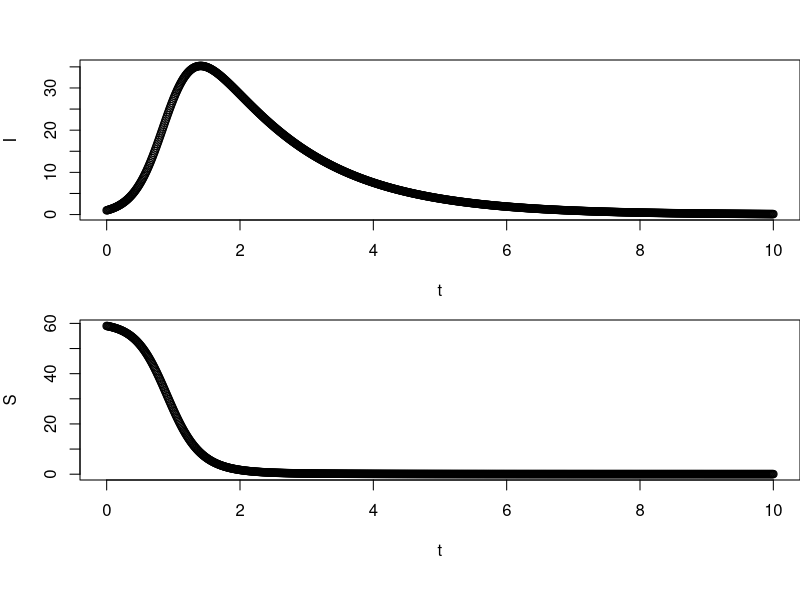

The R script that drew this image:
## ---- chunk 1
parameters <- c(
  beta = 5,
  gamma = 0.7,
  N = 60
)

initial <- c(
  S = 59,
  I = 1
)
## ---- chunk 2
library(deSolve)

state <- c(
  X = log(initial[["S"]]),
  Y = log(initial[["I"]])
)

Infection <- function(t, state, parameters) {
  with(as.list(c(state, parameters)),{
    dX <- -beta * exp(Y) / N
    dY <- beta * exp(X) / N - gamma
    list(c(dX, dY))
  })
}

times <- seq(0, 10, by=0.01)
out <- ode(y=state, times=times, func=Infection, parms=parameters)
fig.height = 50
fig.width = 10
par(mfrow=c(2,1), mar=c(5,4,0,0), oma=c(1,0,3,0))
plot(out[, "time"], lapply(out[, "Y"], exp), xlab="t", ylab="I")
plot(out[, "time"], lapply(out[, "X"], exp), xlab="t", ylab="S")
## ---- chunk 3
